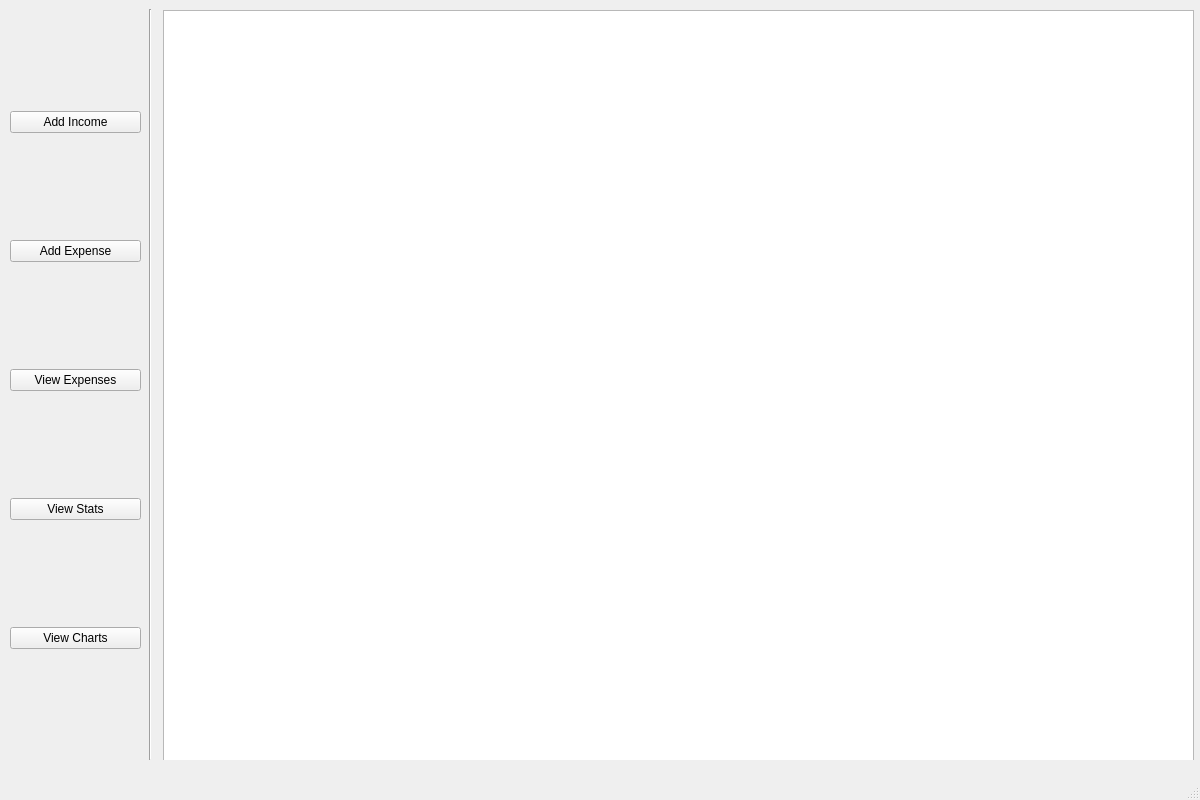
<?xml version="1.0" encoding="UTF-8"?>
<ui version="4.0">
 <class>MainWindow</class>
 <widget class="QMainWindow" name="MainWindow">
  <property name="geometry">
   <rect>
    <x>0</x>
    <y>0</y>
    <width>1200</width>
    <height>800</height>
   </rect>
  </property>
  <property name="windowTitle">
   <string>Budget</string>
  </property>
  <widget class="QWidget" name="centralwidget">
   <widget class="QWidget" name="verticalLayoutWidget">
    <property name="geometry">
     <rect>
      <x>10</x>
      <y>10</y>
      <width>131</width>
      <height>741</height>
     </rect>
    </property>
    <layout class="QVBoxLayout" name="sidePanel">
     <item>
      <widget class="QPushButton" name="addIncome">
       <property name="toolTip">
        <string>Enter a new source of income.</string>
       </property>
       <property name="text">
        <string>Add Income</string>
       </property>
      </widget>
     </item>
     <item>
      <widget class="QPushButton" name="addExpense">
       <property name="enabled">
        <bool>true</bool>
       </property>
       <property name="text">
        <string>Add Expense</string>
       </property>
      </widget>
     </item>
     <item>
      <widget class="QPushButton" name="viewExpenses">
       <property name="text">
        <string>View Expenses</string>
       </property>
      </widget>
     </item>
     <item>
      <widget class="QPushButton" name="viewStats">
       <property name="text">
        <string>View Stats</string>
       </property>
      </widget>
     </item>
     <item>
      <widget class="QPushButton" name="viewCharts">
       <property name="text">
        <string>View Charts</string>
       </property>
      </widget>
     </item>
    </layout>
   </widget>
   <widget class="QWidget" name="gridLayoutWidget">
    <property name="geometry">
     <rect>
      <x>149</x>
      <y>9</y>
      <width>1051</width>
      <height>751</height>
     </rect>
    </property>
    <layout class="QGridLayout" name="mainPanel">
     <item row="0" column="1">
      <widget class="QStackedWidget" name="mainPanelWidget">
       <property name="currentIndex">
        <number>0</number>
       </property>
       <widget class="QWidget" name="budgetViewWidget">
        <property name="sizePolicy">
         <sizepolicy hsizetype="Maximum" vsizetype="Maximum">
          <horstretch>0</horstretch>
          <verstretch>0</verstretch>
         </sizepolicy>
        </property>
        <widget class="QTableView" name="budgetView">
         <property name="geometry">
          <rect>
           <x>5</x>
           <y>1</y>
           <width>1031</width>
           <height>751</height>
          </rect>
         </property>
        </widget>
       </widget>
       <widget class="QWidget" name="widget">
        <property name="sizePolicy">
         <sizepolicy hsizetype="Maximum" vsizetype="Maximum">
          <horstretch>0</horstretch>
          <verstretch>0</verstretch>
         </sizepolicy>
        </property>
       </widget>
       <widget class="QWidget" name="page"/>
      </widget>
     </item>
     <item row="0" column="0">
      <widget class="Line" name="panelSeparator">
       <property name="orientation">
        <enum>Qt::Vertical</enum>
       </property>
      </widget>
     </item>
    </layout>
   </widget>
  </widget>
  <widget class="QMenuBar" name="menubar">
   <property name="geometry">
    <rect>
     <x>0</x>
     <y>0</y>
     <width>1200</width>
     <height>23</height>
    </rect>
   </property>
  </widget>
  <widget class="QStatusBar" name="statusbar"/>
 </widget>
 <resources/>
 <connections/>
</ui>
